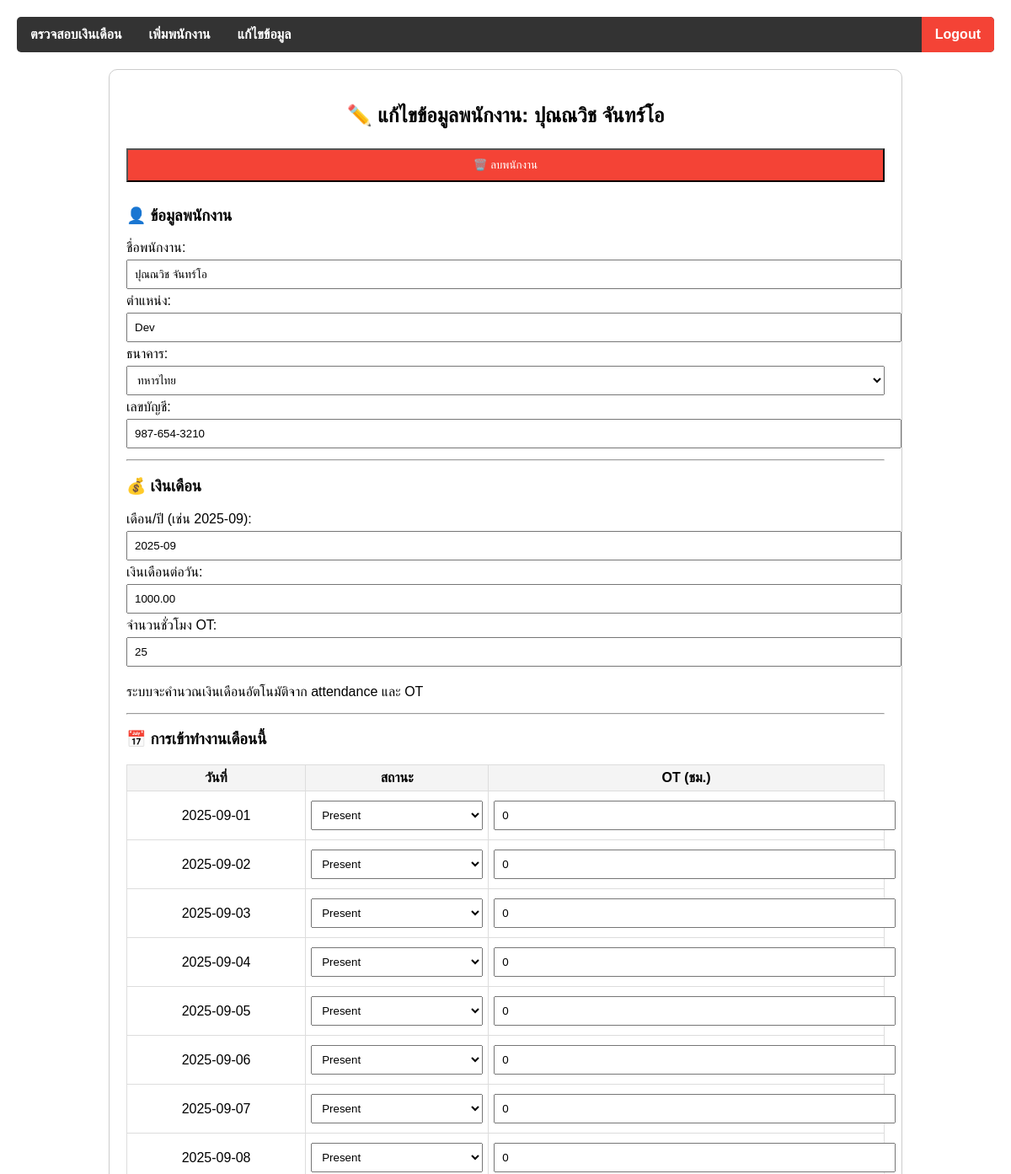
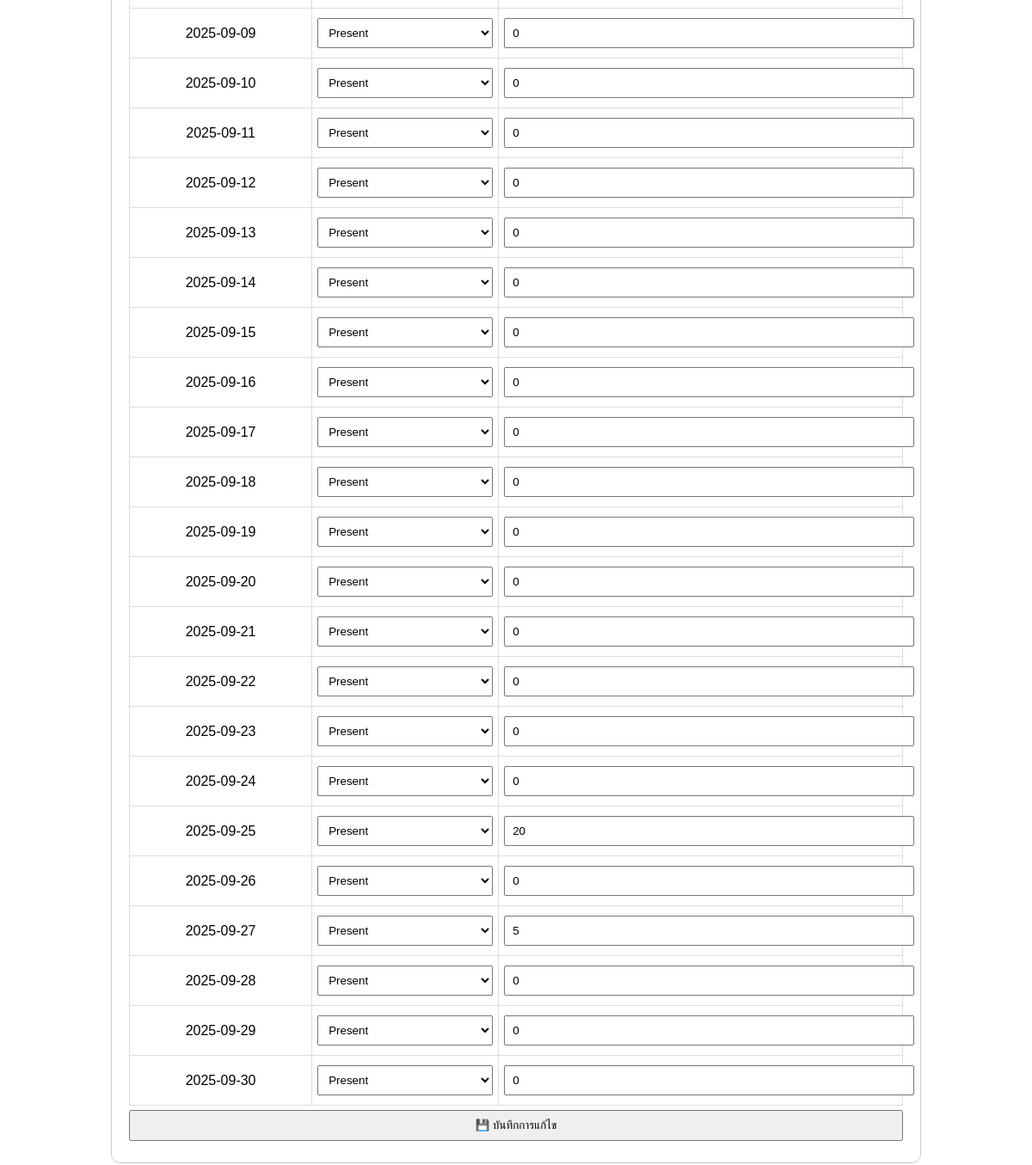
Screenshot of /edit_employee.php?emp_id=66143507 (signed in) with the database file from the repository (2 pictures, top to bottom).
### tables this page shows
CREATE TABLE `employees` (
  `emp_id` int(11) NOT NULL,
  `emp_name` varchar(100) NOT NULL,
  `position` varchar(50) DEFAULT NULL,
  `bank_account` varchar(50) DEFAULT NULL,
  `bank_name` varchar(50) DEFAULT NULL,
  `salary_per_day` decimal(10,2) NOT NULL DEFAULT 500.00
);

CREATE TABLE `salaries` (
  `salary_id` int(11) NOT NULL,
  `emp_id` int(11) DEFAULT NULL,
  `month_year` varchar(7) DEFAULT NULL,
  `base_salary` decimal(10,2) DEFAULT NULL,
  `ot_pay` decimal(10,2) DEFAULT NULL,
  `deductions` decimal(10,2) DEFAULT NULL,
  `net_salary` decimal(10,2) DEFAULT NULL
);

CREATE TABLE `attendance` (
  `id` int(11) NOT NULL,
  `emp_id` int(11) DEFAULT NULL,
  `work_date` date DEFAULT NULL,
  `status` enum('Present','Absent','Late','Leave') DEFAULT 'Present',
  `overtime_hours` int(11) DEFAULT 0,
  `ot` float DEFAULT 0
);

### edit_employee.php (the view, shortened to what this page needs)
<?php
include 'db.php';
$emp_id=intval($_GET['emp_id']);
$selected_month = $_GET['month'] ?? date('m');
$selected_year  = $_GET['year']  ?? date('Y');
$att_sql = "SELECT * FROM attendance
            WHERE emp_id=$emp_id
              AND MONTH(work_date)=$selected_month
              AND YEAR(work_date)=$selected_year
            ORDER BY work_date";
$att_result = $conn->query($att_sql);
$emp_sql="SELECT * FROM employees WHERE emp_id=$emp_id";
$emp_result=$conn->query($emp_sql);
$emp=$emp_result->fetch_assoc();
$sal_sql="SELECT * FROM salaries WHERE emp_id=$emp_id ORDER BY salary_id DESC LIMIT 1";
$sal_result=$conn->query($sal_sql);
if($sal_result->num_rows>0){
    $sal=$sal_result->fetch_assoc();
}else{
    $sal=['month_year'=>date('Y-m'),'base_salary'=>0,'ot_pay'=>0,'deductions'=>0,'net_salary'=>0];
}
$att_sql="SELECT * FROM attendance WHERE emp_id=$emp_id AND MONTH(work_date)=MONTH(CURDATE()) ORDER BY work_date";
$att_result=$conn->query($att_sql);
$attendance=[];
while($att=$att_result->fetch_assoc()){
    $attendance[$att['work_date']] = [
        'status' => $att['status'],
        'ot' => $att['ot'] ?? 0
    ];
}
$year=date('Y');
$month=date('m');
$days_in_month=date('t',strtotime("$year-$month-01"));
?>
<!DOCTYPE html>
<html lang="th">
<head>
</head>
<body>
<div class="navbar">
    <a href="salary_check.php">ตรวจสอบเงินเดือน</a>
    <a href="add_employee.php">เพิ่มพนักงาน</a>
    <a href="employee_list.php">แก้ไขข้อมูล</a>
    <a href="logout.php" style="float:right; background:#f44336;">Logout</a>
</div>
<div class="box">
<h2>✏️ แก้ไขข้อมูลพนักงาน: <?php echo htmlspecialchars($emp['emp_name']); ?></h2>
<form method="post" onsubmit="return confirm('คุณแน่ใจว่าจะลบพนักงานนี้? ข้อมูลทั้งหมดจะหาย');">
    <button type="submit" name="delete" class="delete">🗑️ ลบพนักงาน</button>
</form>
<form method="post">
<h3>👤 ข้อมูลพนักงาน</h3>
<label>ชื่อพนักงาน:</label>
<input type="text" name="emp_name" value="<?php echo htmlspecialchars($emp['emp_name']); ?>" required>
<label>ตำแหน่ง:</label>
<input type="text" name="position" value="<?php echo htmlspecialchars($emp['position']); ?>" required>
<label>ธนาคาร:</label>
<select name="bank_name" required>
<?php
$banks=['กสิกรไทย','ไทยพาณิชย์','กรุงไทย','กรุงเทพ','ทหารไทย'];
foreach($banks as $b){
    $sel=$b==$emp['bank_name']?'selected':'';
    echo "<option value='$b' $sel>$b</option>";
}
?>
</select>
<label>เลขบัญชี:</label>
<input type="text" name="bank_account" value="<?php echo htmlspecialchars($emp['bank_account']); ?>" required>
<hr>
<h3>💰 เงินเดือน</h3>
<label>เดือน/ปี (เช่น 2025-09):</label>
<input type="text" name="month_year" value="<?php echo $sal['month_year']; ?>" required>
<label>เงินเดือนต่อวัน:</label>
<input type="number" name="salary_per_day" value="<?php echo htmlspecialchars($emp['salary_per_day']); ?>" required step="0.01">
<label>จำนวนชั่วโมง OT:</label>
<input type="number" name="ot_hours" value="<?php echo $sal['ot_pay']/100; ?>" step="0.1" required>
<p>ระบบจะคำนวณเงินเดือนอัตโนมัติจาก attendance และ OT</p>
<hr>
<h3>📅 การเข้าทำงานเดือนนี้</h3>
<table>
<tr><th>วันที่</th><th>สถานะ</th><th>OT (ชม.)</th></tr>
<?php
for($d=1;$d<=$days_in_month;$d++){
    $day_str=sprintf('%02d',$d);
    $date="$year-$month-$day_str";
    $status=$attendance[$date]['status']??'Present';
    $ot=$attendance[$date]['ot']??0;
    echo "<tr>
            <td>$date</td>
            <td>
                <select name='attendance[$date][status]'>
                    <option value='Present' ".($status=='Present'?'selected':'').">Present</option>
                    <option value='Late' ".($status=='Late'?'selected':'').">Late</option>
                    <option value='Absent' ".($status=='Absent'?'selected':'').">Absent</option>
                    <option value='Leave' ".($status=='Leave'?'selected':'').">Leave</option>
                </select>
            </td>
            <td>
                <input type='number' name='attendance[$date][ot]' value='$ot' step='0.1' min='0'>
            </td>
          </tr>";
}
?>
</table>
<button type="submit">💾 บันทึกการแก้ไข</button>
</form>
</div>
</body>
</html>

### edit_employee.php (style rules this page uses)
body { font-family:Tahoma,sans-serif;margin:20px; }
.navbar { background:#333;overflow:hidden;border-radius:5px;margin-bottom:20px; }
.navbar a { float:left;display:block;color:#fff;padding:12px 16px;text-decoration:none;font-weight:bold; }
.box { max-width:900px;margin:auto;padding:20px;border:1px solid #ccc;border-radius:10px; }
input,select,button { padding:8px;width:100%;margin:5px 0; }
h2 { text-align:center; }
table { width:100%;border-collapse:collapse;margin-top:10px; }
th,td { border:1px solid #ddd;padding:6px;text-align:center; }
th { background:#f4f4f4; }
button.delete { background:#f44336;color:white;padding:10px;width:100%;margin-bottom:10px; }

### rows the page displays
employees: emp_name "ปุณณวิช จันทร์โอ", position "Dev", bank_account "987-654-3210", salary_per_day "1000.00"
salaries: month_year "2025-09", ot_hours "25"
attendance: status "Present", ot "20"
attendance: status "Present", ot "5"

### other values shown
$date "2025-09-01"
$date "2025-09-02"
$date "2025-09-03"
$date "2025-09-04"
$date "2025-09-05"
$date "2025-09-06"
$date "2025-09-07"
$date "2025-09-08"
$date "2025-09-09"
$date "2025-09-10"
$date "2025-09-11"
$date "2025-09-12"
$date "2025-09-13"
$date "2025-09-14"
$date "2025-09-15"
